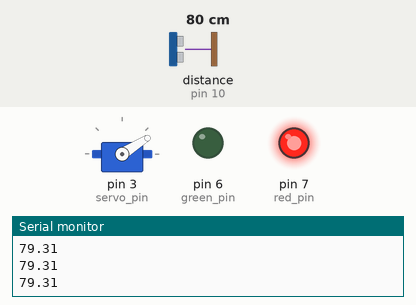
Recording of a sketch running on a simulated Arduino Uno, built with avr-gcc and run on an emulated ATmega328P. Parts: servo, output pins drawn as LEDs (lit = HIGH), the last lines printed to the serial monitor. Wiring (inferred from the names in the program): ultrasonic range finder: trigger pin 9; echo pin 10. The test bench sets the inputs (shaded band); at power-on: distance to the obstacle (sensor on pin 10) 80 cm. The echo pulse lasts 58.3 µs per cm; pins used as bus, display or sensor lines are not drawn.

Above: at 1.29 s.
1.3 s: distance to the obstacle (sensor on pin 10) set to 147 cm
4.3 s: distance to the obstacle (sensor on pin 10) set to 157 cm
At 4.4 s:
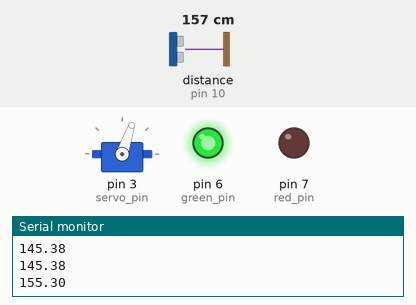
7.3 s: distance to the obstacle (sensor on pin 10) set to 2 cm
At 7.36 s:
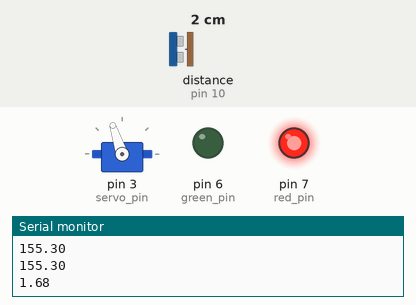
10.3 s: distance to the obstacle (sensor on pin 10) set to 250 cm
At 11.7 s:
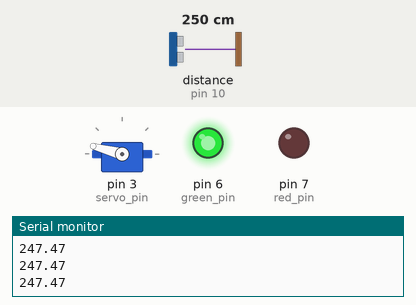
13.3 s: distance to the obstacle (sensor on pin 10) set to 60 cm
At 13.41 s:
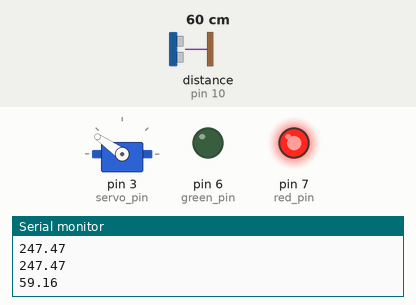
16.3 s: distance to the obstacle (sensor on pin 10) set to 299 cm
At 16.4 s:
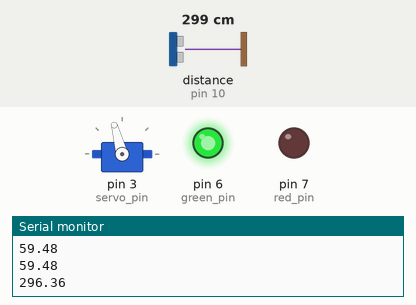
Timing chart, 0 to 22.0 s (numbered marks = the images above; inputs shaded):
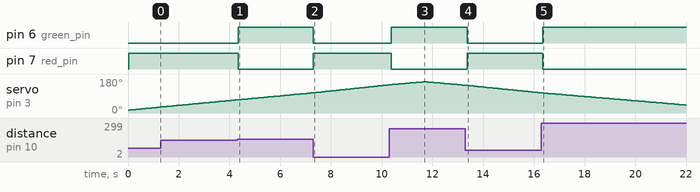

The sketch:

Intelligent_Obstacle_Detection_and_Ranging_System.ino
```cpp
#include<Servo.h>
Servo myservo;
#define MAX_DISTANCE 400

int servo_pin = 3;
int uv_trig = 9;
int uv_echo = 10;
int green_pin = 6;
int red_pin = 7;


// int step_delay = 30;

void setup() {
  Serial.begin(9600);
  myservo.attach(servo_pin);
  pinMode(uv_trig, OUTPUT);
  pinMode(uv_echo, INPUT);
  pinMode(green_pin, OUTPUT);
  pinMode(red_pin, OUTPUT);
}

void loop() {
  for(int i = 15; i <= 165; i ++){
    moveAndCheck(i);
  }
  for(int i = 165; i >= 15; i --){
    moveAndCheck(i);
  }
}

void moveAndCheck(int angle) {
  myservo.write(angle);
  delay(30);
  float distance = get_distance();
  Serial.println(distance);
  if(distance<=150.0){
    digitalWrite(red_pin,HIGH);
    digitalWrite(green_pin,LOW);
  }
  else{
    digitalWrite(red_pin,LOW);
    digitalWrite(green_pin,HIGH);
  }
  delay(40);
  }

float get_distance() {
  digitalWrite(uv_trig, LOW);
  delayMicroseconds(2);
  digitalWrite(uv_trig, HIGH);
  delayMicroseconds(10);
  digitalWrite(uv_trig, LOW);

  long duration = pulseIn(uv_echo, HIGH, 25000);
  if (duration == 0) return MAX_DISTANCE;

  float distance_val = duration * 0.034 / 2.0;
  if (distance_val > MAX_DISTANCE) return MAX_DISTANCE;
  return distance_val;
}
```

Measured:
- the behaviour switches between 151 and 152 cm on distance to the obstacle (sensor on pin 10) (found by bisection; images 0 and 1)
- after the input at 4.3 s, pin 6 (green_pin): LOW → HIGH after 0.05 s; pin 7 (red_pin): HIGH → LOW after 0.05 s
- after the input at 7.3 s, pin 6 (green_pin): HIGH → LOW at once; pin 7 (red_pin): LOW → HIGH at once
- after the input at 10.3 s, pin 6 (green_pin): LOW → HIGH after 0.08 s; pin 7 (red_pin): HIGH → LOW after 0.08 s
- after the input at 13.3 s, pin 6 (green_pin): HIGH → LOW after 0.07 s; pin 7 (red_pin): LOW → HIGH after 0.07 s
- after the input at 16.3 s, pin 6 (green_pin): LOW → HIGH after 0.06 s; pin 7 (red_pin): HIGH → LOW after 0.06 s
